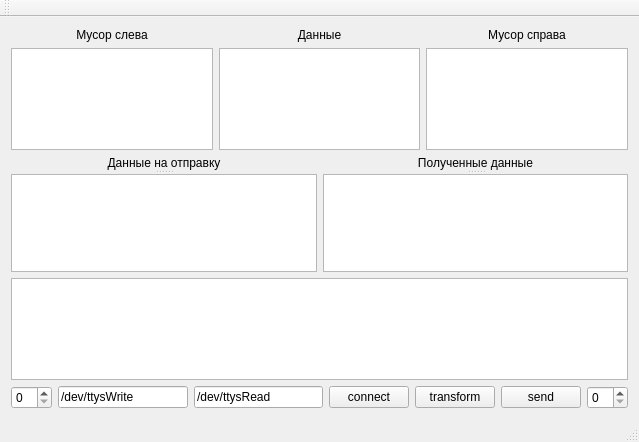
<?xml version="1.0" encoding="UTF-8"?>
<ui version="4.0">
 <class>MainWindow</class>
 <widget class="QMainWindow" name="MainWindow">
  <property name="geometry">
   <rect>
    <x>0</x>
    <y>0</y>
    <width>639</width>
    <height>442</height>
   </rect>
  </property>
  <property name="windowTitle">
   <string>MainWindow</string>
  </property>
  <widget class="QWidget" name="centralWidget">
   <layout class="QVBoxLayout" name="verticalLayout_4">
    <item>
     <layout class="QHBoxLayout" name="horizontalLayout">
      <item>
       <layout class="QVBoxLayout" name="verticalLayout">
        <item>
         <widget class="QLabel" name="lableStashLeft">
          <property name="text">
           <string>Мусор слева</string>
          </property>
          <property name="textFormat">
           <enum>Qt::AutoText</enum>
          </property>
          <property name="alignment">
           <set>Qt::AlignCenter</set>
          </property>
         </widget>
        </item>
        <item>
         <widget class="QTextEdit" name="textEditStashL"/>
        </item>
       </layout>
      </item>
      <item>
       <layout class="QVBoxLayout" name="verticalLayout_2">
        <item>
         <widget class="QLabel" name="label_2">
          <property name="text">
           <string>Данные</string>
          </property>
          <property name="alignment">
           <set>Qt::AlignCenter</set>
          </property>
         </widget>
        </item>
        <item>
         <widget class="QTextEdit" name="textEditData"/>
        </item>
       </layout>
      </item>
      <item>
       <layout class="QVBoxLayout" name="verticalLayout_3">
        <item>
         <widget class="QLabel" name="label_3">
          <property name="text">
           <string>Мусор справа</string>
          </property>
          <property name="alignment">
           <set>Qt::AlignCenter</set>
          </property>
         </widget>
        </item>
        <item>
         <widget class="QTextEdit" name="textEditStashR"/>
        </item>
       </layout>
      </item>
     </layout>
    </item>
    <item>
     <layout class="QHBoxLayout" name="horizontalLayout_2">
      <item>
       <widget class="QSplitter" name="splitter_2">
        <property name="orientation">
         <enum>Qt::Vertical</enum>
        </property>
        <widget class="QLabel" name="stuffingDataLabel">
         <property name="text">
          <string>Данные на отправку</string>
         </property>
         <property name="alignment">
          <set>Qt::AlignCenter</set>
         </property>
        </widget>
        <widget class="QTextEdit" name="stuffingDataBrowser"/>
       </widget>
      </item>
      <item>
       <widget class="QSplitter" name="splitter">
        <property name="orientation">
         <enum>Qt::Vertical</enum>
        </property>
        <widget class="QLabel" name="LableIncommingData">
         <property name="text">
          <string>Полученные данные</string>
         </property>
         <property name="alignment">
          <set>Qt::AlignCenter</set>
         </property>
        </widget>
        <widget class="QTextBrowser" name="incommingDataBrowser"/>
       </widget>
      </item>
     </layout>
    </item>
    <item>
     <widget class="QTextBrowser" name="logBrowser">
      <property name="maximumSize">
       <size>
        <width>16777215</width>
        <height>200</height>
       </size>
      </property>
     </widget>
    </item>
    <item>
     <layout class="QHBoxLayout" name="horizontalLayout_3">
      <item>
       <widget class="QSpinBox" name="spinBoxMyAdderss"/>
      </item>
      <item>
       <widget class="QLineEdit" name="lineEditPortWrite">
        <property name="text">
         <string>/dev/ttysWrite</string>
        </property>
       </widget>
      </item>
      <item>
       <widget class="QLineEdit" name="lineEditPortRead">
        <property name="inputMask">
         <string/>
        </property>
        <property name="text">
         <string>/dev/ttysRead</string>
        </property>
       </widget>
      </item>
      <item>
       <widget class="QPushButton" name="buttonConnect">
        <property name="text">
         <string>connect</string>
        </property>
       </widget>
      </item>
      <item>
       <widget class="QPushButton" name="buttonTransform">
        <property name="text">
         <string>transform</string>
        </property>
       </widget>
      </item>
      <item>
       <widget class="QPushButton" name="buttonSend">
        <property name="text">
         <string>send</string>
        </property>
       </widget>
      </item>
      <item>
       <widget class="QSpinBox" name="spinBoxDestAddress"/>
      </item>
     </layout>
    </item>
   </layout>
  </widget>
  <widget class="QMenuBar" name="menuBar">
   <property name="geometry">
    <rect>
     <x>0</x>
     <y>0</y>
     <width>639</width>
     <height>20</height>
    </rect>
   </property>
  </widget>
  <widget class="QToolBar" name="mainToolBar">
   <attribute name="toolBarArea">
    <enum>TopToolBarArea</enum>
   </attribute>
   <attribute name="toolBarBreak">
    <bool>false</bool>
   </attribute>
  </widget>
  <widget class="QStatusBar" name="statusBar"/>
 </widget>
 <layoutdefault spacing="6" margin="11"/>
 <resources/>
 <connections/>
</ui>
